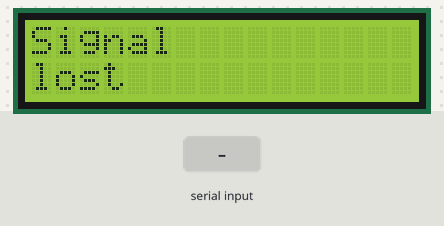
The sketch below on a simulated Arduino Uno, built with avr-gcc and run on an emulated ATmega328P. Parts: 16×2 character LCD. Inputs (shaded band) come from the test bench. What the sketch prints to the serial monitor is not drawn.

Above: at 1.2 s.
1.3 s: "1" received over the second serial link
At 2.0 s:
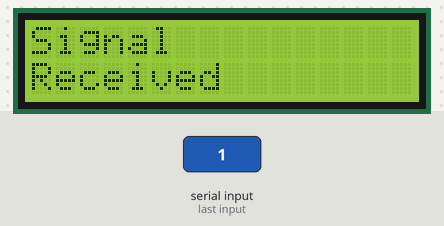
Timing chart, 0 to 4.3 s (numbered marks = the images above; inputs shaded):
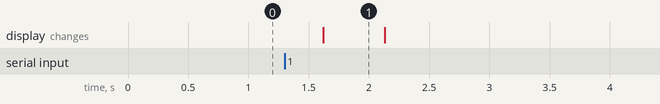

The sketch:

RYBG211_Range_test_code.ino
```cpp
#include <Wire.h>
#include <LiquidCrystal_I2C.h>
#include <SoftwareSerial.h>

// Set the LCD address to 0x27 for a 16 chars and 2 line display
LiquidCrystal_I2C lcd(0x27, 16, 2);


#define rxPin 10
#define txPin 11

char data_in ;

// Set up a new SoftwareSerial object
SoftwareSerial mySerial =  SoftwareSerial(rxPin, txPin);


void setup() {


  pinMode(rxPin, INPUT);
  pinMode(txPin, OUTPUT);
    // initialize the LCD
  lcd.begin();

  // Turn on the blacklight and print a message.
  lcd.backlight();


    // Set the baud rate for the SoftwareSerial object
    mySerial.begin(9600);
    Serial.begin(9600);
}

void loop() {
  if (mySerial.available() > 0) {
    data_in = (char)mySerial.read();
    Serial.print(data_in);

    lcd.clear();
    lcd.print("Signal");
    lcd.setCursor(0,1);
    lcd.print("Received");
    delay(500);
   }

   else {
    lcd.clear();
    lcd.print("Signal");
    lcd.setCursor(0,1);
    lcd.print("lost");
    delay(500);


    }

}
```

Measured:
- after the input at 1.3 s, the display: changes after 0.32 s (image 1)
- what the display in image 1 shows lasts 0.5 s, from 1.6 s to 2.1 s
